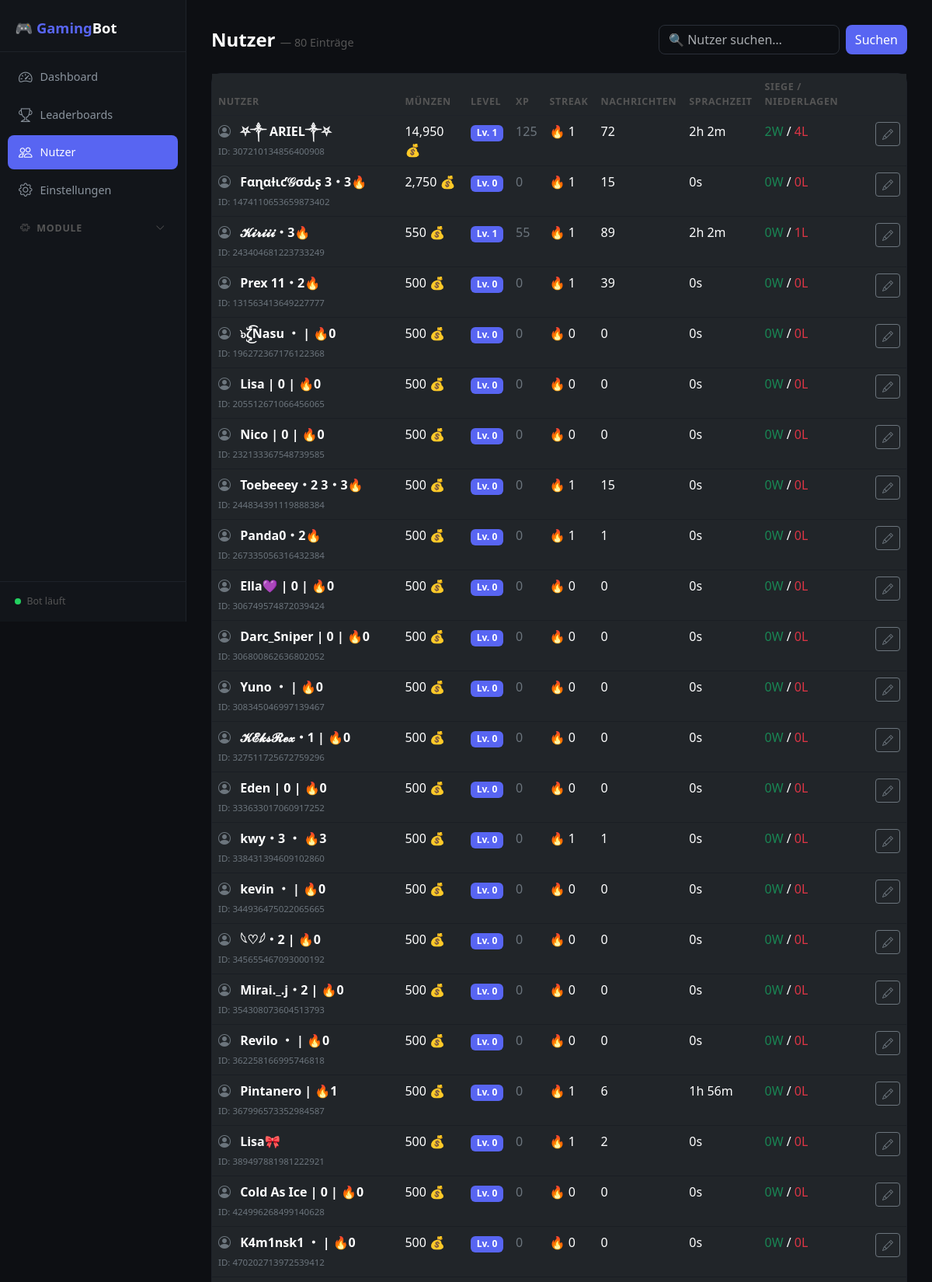
Screenshot of /users (upper part) with the database file from the repository.
### tables this page shows
CREATE TABLE users (
                    user_id     INTEGER PRIMARY KEY,
                    username    TEXT    NOT NULL,
                    coins       INTEGER DEFAULT 500,
                    wins        INTEGER DEFAULT 0,
                    losses      INTEGER DEFAULT 0,
                    draws       INTEGER DEFAULT 0,
                    total_spins INTEGER DEFAULT 0,
                    last_daily  TEXT    DEFAULT NULL
                , xp INTEGER DEFAULT 0, level INTEGER DEFAULT 0, streak INTEGER DEFAULT 0, last_streak_date TEXT DEFAULT NULL, max_streak INTEGER DEFAULT 0, message_count INTEGER DEFAULT 0, voice_minutes INTEGER DEFAULT 0, voice_seconds INTEGER DEFAULT 0);

### web/app.py (the view)
@app.route("/users")
def users():
    db   = get_db()
    search = request.args.get("q", "").strip()
    if search:
        rows = db.execute(
            "SELECT * FROM users WHERE username LIKE ? ORDER BY coins DESC",
            (f"%{search}%",)
        ).fetchall()
    else:
        rows = db.execute("SELECT * FROM users ORDER BY coins DESC").fetchall()
    users_list = []
    for r in rows:
        d = dict(r)
        d["voice_fmt"] = fmt_seconds(d.get("voice_seconds", 0))
        users_list.append(d)
    db.close()
    return render_template("users.html", users=users_list, search=search)

### web/app.py (called while the page is built)
def get_db():
    conn = sqlite3.connect(DB_PATH)
    conn.row_factory = sqlite3.Row
    return conn

def fmt_seconds(s):
    s = int(s or 0)
    if s < 60:
        return f"{s}s"
    m, sec = divmod(s, 60)
    if m < 60:
        return f"{m}m {sec}s"
    h, m = divmod(m, 60)
    return f"{h}h {m}m"

### web/templates/users.html (shortened to what this page needs)
{% extends "base.html" %}
{% block content %}
<div class="d-flex align-items-center justify-content-between mb-4">
  <div class="page-title mb-0">Nutzer <small>— {{ users | length }} Einträge</small></div>
  <form class="search-box d-flex gap-2" method="get">
    <input type="text" name="q" class="form-control" placeholder="🔍 Nutzer suchen…" value="{{ search }}">
    <button class="btn btn-accent" type="submit">Suchen</button>
  </form>
</div>
<div class="card">
  <div class="card-body p-0">
    <table class="table mb-0">
      <thead>
        <tr>
          <th>Nutzer</th>
          <th>Münzen</th>
          <th>Level</th>
          <th>XP</th>
          <th>Streak</th>
          <th>Nachrichten</th>
          <th>Sprachzeit</th>
          <th>Siege / Niederlagen</th>
          <th></th>
        </tr>
      </thead>
      <tbody>
        {% for u in users %}
        <tr>
          <td>
            <i class="bi bi-person-circle me-2 text-secondary"></i>
            <strong>{{ u.username }}</strong>
            <br><small class="text-secondary" style="font-size:.72rem">ID: {{ u.user_id }}</small>
          </td>
          <td>{{ "{:,}".format(u.coins or 0) }} 💰</td>
          <td><span class="badge badge-accent">Lv. {{ u.level or 0 }}</span></td>
          <td class="text-secondary">{{ "{:,}".format(u.xp or 0) }}</td>
          <td>🔥 {{ u.streak or 0 }}</td>
          <td>{{ "{:,}".format(u.message_count or 0) }}</td>
          <td>{{ u.voice_fmt }}</td>
          <td>
            <span class="text-success">{{ u.wins or 0 }}W</span> /
            <span class="text-danger">{{ u.losses or 0 }}L</span>
          </td>
          <td>
            <button class="btn btn-sm btn-outline-secondary" data-bs-toggle="modal"
              data-bs-target="#editModal"
              data-uid="{{ u.user_id }}"
              data-name="{{ u.username }}"
              data-coins="{{ u.coins or 0 }}"
              data-streak="{{ u.streak or 0 }}"
              data-level="{{ u.level or 0 }}">
              <i class="bi bi-pencil"></i>
            </button>
          </td>
        </tr>
        {% else %}
        <tr><td colspan="9" class="text-center text-secondary py-4">Keine Nutzer gefunden.</td></tr>
        {% endfor %}
      </tbody>
    </table>
  </div>
</div>
{% endblock %}

### web/templates/base.html (style rules this page uses)
:root { --sidebar-width: 240px; --accent: #5865F2; --accent-glow: rgba(88,101,242,0.3); }
body { background: #0d0f13; color: #c8cdd4; font-family: 'Segoe UI', sans-serif; }
.page-title { font-size: 1.5rem; font-weight: 700; color: #fff; margin-bottom: 1.5rem; }
.page-title small { font-size: .9rem; color: #555; font-weight: 400; }
.card { background: #12151a; border: 1px solid #1e2229; border-radius: 12px; }
.table { color: #c8cdd4; }
.table thead th { border-bottom: 1px solid #1e2229; color: #555; font-size: .78rem; text-transform: uppercase; letter-spacing: .05em; font-weight: 600; }
.table tbody tr { border-color: #1a1e24; }
.badge-accent { background: var(--accent); }
.form-control, .form-select { background: #0d0f13; border: 1px solid #2a2f38; color: #c8cdd4; border-radius: 8px; }
.btn-accent { background: var(--accent); color: #fff; border: none; border-radius: 8px; }
.search-box { max-width: 320px; }

### rows the page displays
users: username "⛧༒ ARIEL༒⛧", user_id "307210134856400908", coins "14,950", level "1", xp "125", streak "1", message_count "72", voice_fmt "2h 2m", wins "2", losses "4"
users: username "Fαɳαƚιƈ𝒢σԃʂ 3・3🔥", user_id "1474110653659873402", coins "2,750", level "0", xp "0", streak "1", message_count "15", voice_fmt "0s", wins "0", losses "0"
users: username "𝓚𝓲𝓻𝓲𝓲𝓲・3🔥", user_id "243404681223733249", coins "550", level "1", xp "55", streak "1", message_count "89", voice_fmt "2h 2m", wins "0", losses "1"
users: username "Prex 11・2🔥", user_id "131563413649227777", coins "500", level "0", xp "0", streak "1", message_count "39", voice_fmt "0s", wins "0", losses "0"
users: username "๖ۣۜζ͜͡Nasu ・ | 🔥0", user_id "196272367176122368", coins "500", level "0", xp "0", streak "0", message_count "0", voice_fmt "0s", wins "0", losses "0"
users: username "Lisa | 0 | 🔥0", user_id "205512671066456065", coins "500", level "0", xp "0", streak "0", message_count "0", voice_fmt "0s", wins "0", losses "0"
users: username "Nico | 0 | 🔥0", user_id "232133367548739585", coins "500", level "0", xp "0", streak "0", message_count "0", voice_fmt "0s", wins "0", losses "0"
users: username "Toebeeey・2 3・3🔥", user_id "244834391119888384", coins "500", level "0", xp "0", streak "1", message_count "15", voice_fmt "0s", wins "0", losses "0"
users: username "Panda0・2🔥", user_id "267335056316432384", coins "500", level "0", xp "0", streak "1", message_count "1", voice_fmt "0s", wins "0", losses "0"
users: username "Ella💜 | 0 | 🔥0", user_id "306749574872039424", coins "500", level "0", xp "0", streak "0", message_count "0", voice_fmt "0s", wins "0", losses "0"
users: username "Darc_Sniper | 0 | 🔥0", user_id "306800862636802052", coins "500", level "0", xp "0", streak "0", message_count "0", voice_fmt "0s", wins "0", losses "0"
users: username "Yuno ・ | 🔥0", user_id "308345046997139467", coins "500", level "0", xp "0", streak "0", message_count "0", voice_fmt "0s", wins "0", losses "0"
users: username "𝓚𝓔𝓴𝓼𝓡𝓮𝔁・1 | 🔥0", user_id "327511725672759296", coins "500", level "0", xp "0", streak "0", message_count "0", voice_fmt "0s", wins "0", losses "0"
users: username "Eden | 0 | 🔥0", user_id "333633017060917252", coins "500", level "0", xp "0", streak "0", message_count "0", voice_fmt "0s", wins "0", losses "0"
users: username "kwy・3 ・ 🔥3", user_id "338431394609102860", coins "500", level "0", xp "0", streak "1", message_count "1", voice_fmt "0s", wins "0", losses "0"
users: username "kevin ・ | 🔥0", user_id "344936475022065665", coins "500", level "0", xp "0", streak "0", message_count "0", voice_fmt "0s", wins "0", losses "0"
users: username "𓆩♡𓆪・2 | 🔥0", user_id "345655467093000192", coins "500", level "0", xp "0", streak "0", message_count "0", voice_fmt "0s", wins "0", losses "0"
users: username "Mirai._.j・2 | 🔥0", user_id "354308073604513793", coins "500", level "0", xp "0", streak "0", message_count "0", voice_fmt "0s", wins "0", losses "0"
users: username "Revilo ・ | 🔥0", user_id "362258166995746818", coins "500", level "0", xp "0", streak "0", message_count "0", voice_fmt "0s", wins "0", losses "0"
users: username "Pintanero | 🔥1", user_id "367996573352984587", coins "500", level "0", xp "0", streak "1", message_count "6", voice_fmt "1h 56m", wins "0", losses "0"
users: username "Lisa🎀", user_id "389497881981222921", coins "500", level "0", xp "0", streak "1", message_count "2", voice_fmt "0s", wins "0", losses "0"
users: username "Cold As Ice | 0 | 🔥0", user_id "424996268499140628", coins "500", level "0", xp "0", streak "0", message_count "0", voice_fmt "0s", wins "0", losses "0"
users: username "K4m1nsk1 ・ | 🔥0", user_id "470202713972539412", coins "500", level "0", xp "0", streak "0", message_count "0", voice_fmt "0s", wins "0", losses "0"

### other values shown
{{ users | length }} "80"
